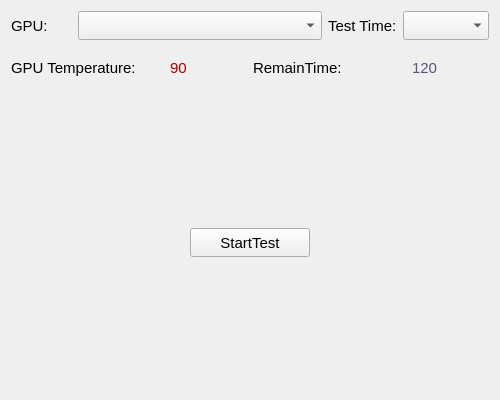
<?xml version="1.0" encoding="UTF-8"?>
<ui version="4.0">
 <class>GPUStressForm</class>
 <widget class="QWidget" name="GPUStressForm">
  <property name="geometry">
   <rect>
    <x>0</x>
    <y>0</y>
    <width>500</width>
    <height>400</height>
   </rect>
  </property>
  <property name="font">
   <font>
    <family>Microsoft YaHei UI</family>
    <pointsize>11</pointsize>
   </font>
  </property>
  <property name="windowTitle">
   <string>Form</string>
  </property>
  <layout class="QVBoxLayout" name="verticalLayout_2">
   <item>
    <layout class="QVBoxLayout" name="verticalLayout" stretch="2,3,9,2,9">
     <item>
      <layout class="QHBoxLayout" name="horizontalLayout" stretch="1,4,1,1">
       <item>
        <widget class="QLabel" name="label">
         <property name="sizePolicy">
          <sizepolicy hsizetype="Expanding" vsizetype="Expanding">
           <horstretch>0</horstretch>
           <verstretch>0</verstretch>
          </sizepolicy>
         </property>
         <property name="font">
          <font>
           <pointsize>11</pointsize>
          </font>
         </property>
         <property name="text">
          <string>GPU:</string>
         </property>
        </widget>
       </item>
       <item>
        <widget class="QComboBox" name="deviceComboBox">
         <property name="sizePolicy">
          <sizepolicy hsizetype="Expanding" vsizetype="Expanding">
           <horstretch>0</horstretch>
           <verstretch>0</verstretch>
          </sizepolicy>
         </property>
         <property name="font">
          <font>
           <pointsize>11</pointsize>
          </font>
         </property>
        </widget>
       </item>
       <item>
        <widget class="QLabel" name="label_2">
         <property name="sizePolicy">
          <sizepolicy hsizetype="Expanding" vsizetype="Expanding">
           <horstretch>0</horstretch>
           <verstretch>0</verstretch>
          </sizepolicy>
         </property>
         <property name="font">
          <font>
           <pointsize>11</pointsize>
          </font>
         </property>
         <property name="text">
          <string>Test Time:</string>
         </property>
        </widget>
       </item>
       <item>
        <widget class="QComboBox" name="timeComboBox">
         <property name="sizePolicy">
          <sizepolicy hsizetype="Expanding" vsizetype="Expanding">
           <horstretch>0</horstretch>
           <verstretch>0</verstretch>
          </sizepolicy>
         </property>
         <property name="font">
          <font>
           <pointsize>11</pointsize>
          </font>
         </property>
        </widget>
       </item>
      </layout>
     </item>
     <item>
      <layout class="QHBoxLayout" name="horizontalLayout_2" stretch="2,1,2,1">
       <item>
        <widget class="QLabel" name="label_3">
         <property name="sizePolicy">
          <sizepolicy hsizetype="Expanding" vsizetype="Expanding">
           <horstretch>0</horstretch>
           <verstretch>0</verstretch>
          </sizepolicy>
         </property>
         <property name="font">
          <font>
           <pointsize>11</pointsize>
          </font>
         </property>
         <property name="text">
          <string>GPU Temperature:</string>
         </property>
        </widget>
       </item>
       <item>
        <widget class="QLabel" name="tempLabel">
         <property name="sizePolicy">
          <sizepolicy hsizetype="Expanding" vsizetype="Expanding">
           <horstretch>0</horstretch>
           <verstretch>0</verstretch>
          </sizepolicy>
         </property>
         <property name="palette">
          <palette>
           <active>
            <colorrole role="WindowText">
             <brush brushstyle="SolidPattern">
              <color alpha="255">
               <red>170</red>
               <green>0</green>
               <blue>0</blue>
              </color>
             </brush>
            </colorrole>
           </active>
           <inactive>
            <colorrole role="WindowText">
             <brush brushstyle="SolidPattern">
              <color alpha="255">
               <red>170</red>
               <green>0</green>
               <blue>0</blue>
              </color>
             </brush>
            </colorrole>
           </inactive>
           <disabled>
            <colorrole role="WindowText">
             <brush brushstyle="SolidPattern">
              <color alpha="255">
               <red>120</red>
               <green>120</green>
               <blue>120</blue>
              </color>
             </brush>
            </colorrole>
           </disabled>
          </palette>
         </property>
         <property name="font">
          <font>
           <pointsize>11</pointsize>
          </font>
         </property>
         <property name="text">
          <string>90</string>
         </property>
        </widget>
       </item>
       <item>
        <widget class="QLabel" name="label_4">
         <property name="sizePolicy">
          <sizepolicy hsizetype="Expanding" vsizetype="Expanding">
           <horstretch>0</horstretch>
           <verstretch>0</verstretch>
          </sizepolicy>
         </property>
         <property name="font">
          <font>
           <pointsize>11</pointsize>
          </font>
         </property>
         <property name="text">
          <string>RemainTime:</string>
         </property>
        </widget>
       </item>
       <item>
        <widget class="QLabel" name="timeLabel">
         <property name="sizePolicy">
          <sizepolicy hsizetype="Expanding" vsizetype="Expanding">
           <horstretch>0</horstretch>
           <verstretch>0</verstretch>
          </sizepolicy>
         </property>
         <property name="palette">
          <palette>
           <active>
            <colorrole role="WindowText">
             <brush brushstyle="SolidPattern">
              <color alpha="255">
               <red>85</red>
               <green>85</green>
               <blue>127</blue>
              </color>
             </brush>
            </colorrole>
           </active>
           <inactive>
            <colorrole role="WindowText">
             <brush brushstyle="SolidPattern">
              <color alpha="255">
               <red>85</red>
               <green>85</green>
               <blue>127</blue>
              </color>
             </brush>
            </colorrole>
           </inactive>
           <disabled>
            <colorrole role="WindowText">
             <brush brushstyle="SolidPattern">
              <color alpha="255">
               <red>120</red>
               <green>120</green>
               <blue>120</blue>
              </color>
             </brush>
            </colorrole>
           </disabled>
          </palette>
         </property>
         <property name="font">
          <font>
           <pointsize>11</pointsize>
          </font>
         </property>
         <property name="text">
          <string>120</string>
         </property>
        </widget>
       </item>
      </layout>
     </item>
     <item>
      <spacer name="verticalSpacer">
       <property name="orientation">
        <enum>Qt::Vertical</enum>
       </property>
       <property name="sizeHint" stdset="0">
        <size>
         <width>20</width>
         <height>40</height>
        </size>
       </property>
      </spacer>
     </item>
     <item>
      <layout class="QHBoxLayout" name="horizontalLayout_3" stretch="3,2,3">
       <item>
        <spacer name="horizontalSpacer">
         <property name="orientation">
          <enum>Qt::Horizontal</enum>
         </property>
         <property name="sizeHint" stdset="0">
          <size>
           <width>40</width>
           <height>20</height>
          </size>
         </property>
        </spacer>
       </item>
       <item>
        <widget class="QPushButton" name="startTestButton">
         <property name="sizePolicy">
          <sizepolicy hsizetype="Expanding" vsizetype="Expanding">
           <horstretch>0</horstretch>
           <verstretch>0</verstretch>
          </sizepolicy>
         </property>
         <property name="font">
          <font>
           <pointsize>11</pointsize>
          </font>
         </property>
         <property name="text">
          <string>StartTest</string>
         </property>
        </widget>
       </item>
       <item>
        <spacer name="horizontalSpacer_2">
         <property name="orientation">
          <enum>Qt::Horizontal</enum>
         </property>
         <property name="sizeHint" stdset="0">
          <size>
           <width>40</width>
           <height>20</height>
          </size>
         </property>
        </spacer>
       </item>
      </layout>
     </item>
     <item>
      <spacer name="verticalSpacer_2">
       <property name="orientation">
        <enum>Qt::Vertical</enum>
       </property>
       <property name="sizeHint" stdset="0">
        <size>
         <width>20</width>
         <height>40</height>
        </size>
       </property>
      </spacer>
     </item>
    </layout>
   </item>
  </layout>
 </widget>
 <resources/>
 <connections/>
</ui>
